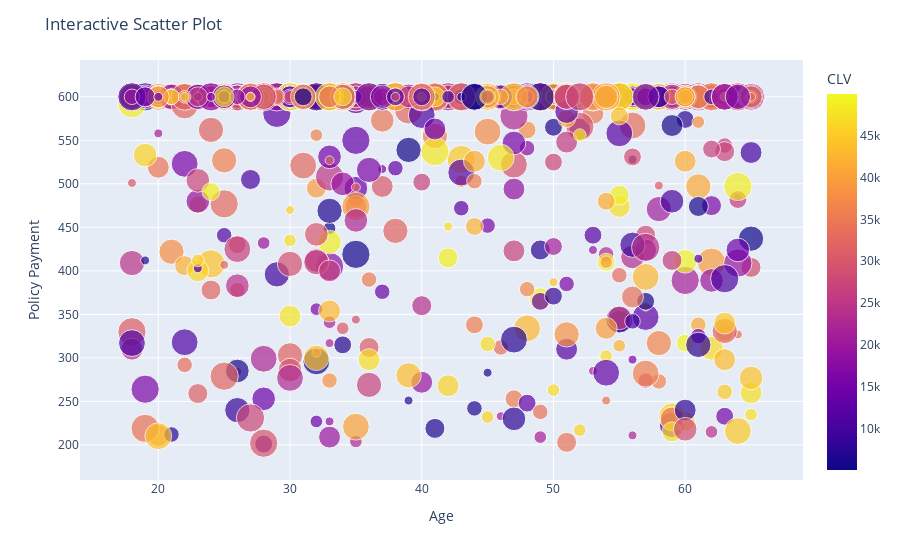

The notebook cell this image was saved under:
### Code cell
import plotly.express as px

# Interactive scatter plot of Age vs. Policy Payment
fig = px.scatter(data, x='Age', y='Policy_Payment', color='CLV',
                 hover_name='Location', size='Claim_History')
fig.update_layout(title='Interactive Scatter Plot',
                  xaxis_title='Age',
                  yaxis_title='Policy Payment')
fig.show()

### Figure 1 — Plotly figure (JSON) as saved in the notebook; plotly's stock layout.template omitted (floating-point values rounded to 4 significant figures; data arrays with more than 128 entries replaced by an {"elided": "..."} marker saying what was removed)
{"data": [{"hovertemplate": "<b>%{hovertext}</b><br><br>Age=%{x}<br>Policy_Payment=%{y}<br>Claim_History=%{marker.size}<br>CLV=%{marker.color}<extra></extra>", "hovertext": {"elided": "1000 str values"}, "legendgroup": "", "marker": {"color": {"elided": "1000 int values"}, "coloraxis": "coloraxis", "size": {"elided": "1000 int values"}, "sizemode": "area", "sizeref": 0.025, "symbol": "circle"}, "mode": "markers", "name": "", "orientation": "v", "showlegend": false, "type": "scatter", "x": {"elided": "1000 int values"}, "xaxis": "x", "y": {"elided": "1000 int values"}, "yaxis": "y"}], "layout": {"autosize": true, "coloraxis": {"colorbar": {"title": {"text": "CLV"}}, "colorscale": [[0, "#0d0887"], [0.1111, "#46039f"], [0.2222, "#7201a8"], [0.3333, "#9c179e"], [0.4444, "#bd3786"], [0.5556, "#d8576b"], [0.6667, "#ed7953"], [0.7778, "#fb9f3a"], [0.8889, "#fdca26"], [1, "#f0f921"]]}, "legend": {"itemsizing": "constant", "tracegroupgap": 0}, "margin": {"t": 60}, "title": {"text": "Interactive Scatter Plot"}, "xaxis": {"anchor": "y", "autorange": true, "domain": [0, 1], "range": [14.65, 68.35], "title": {"text": "Age"}, "type": "linear"}, "yaxis": {"anchor": "x", "autorange": true, "domain": [0, 1], "range": [137.9, 664.1], "title": {"text": "Policy Payment"}, "type": "linear"}}}
